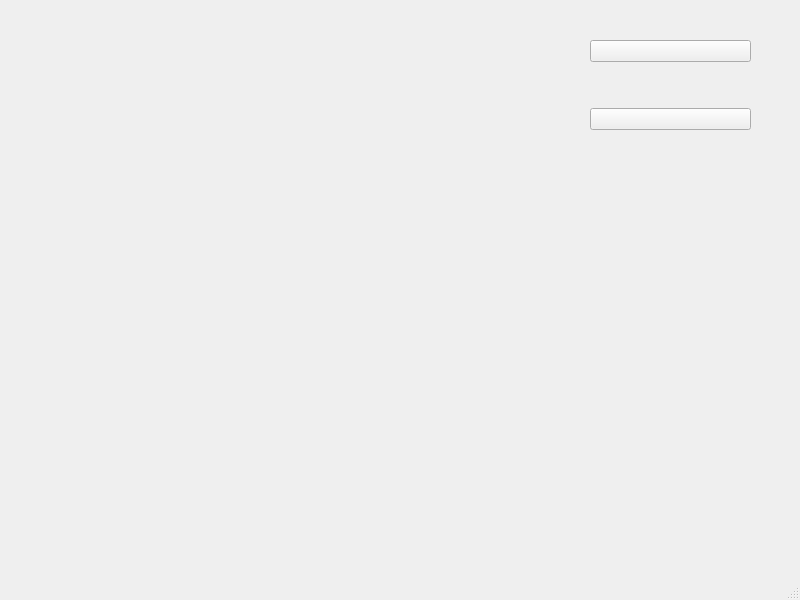
<?xml version="1.0" encoding="UTF-8"?>
<ui version="4.0">
 <class>MainWindow</class>
 <widget class="QMainWindow" name="MainWindow">
  <property name="geometry">
   <rect>
    <x>0</x>
    <y>0</y>
    <width>800</width>
    <height>600</height>
   </rect>
  </property>
  <property name="maximumSize">
   <size>
    <width>800</width>
    <height>600</height>
   </size>
  </property>
  <property name="windowTitle">
   <string>MainWindow</string>
  </property>
  <widget class="QWidget" name="centralwidget">
   <widget class="QSplitter" name="splitter">
    <property name="geometry">
     <rect>
      <x>590</x>
      <y>0</y>
      <width>161</width>
      <height>171</height>
     </rect>
    </property>
    <property name="orientation">
     <enum>Qt::Horizontal</enum>
    </property>
    <widget class="QWidget" name="">
     <layout class="QVBoxLayout" name="verticalLayout">
      <item>
       <widget class="QPushButton" name="pushButton_2">
        <property name="text">
         <string/>
        </property>
        <property name="icon">
         <iconset>
          <normaloff>../../../Загрузки/qubodup_Cog_cogwheel_gear_Zahnrad_6.svg</normaloff>../../../Загрузки/qubodup_Cog_cogwheel_gear_Zahnrad_6.svg</iconset>
        </property>
       </widget>
      </item>
      <item>
       <widget class="QPushButton" name="pushButton">
        <property name="text">
         <string/>
        </property>
        <property name="icon">
         <iconset>
          <selectedoff>../../../Загрузки/play-button-image-transparent-19.png</selectedoff>
         </iconset>
        </property>
       </widget>
      </item>
     </layout>
    </widget>
   </widget>
  </widget>
  <widget class="QMenuBar" name="menubar">
   <property name="geometry">
    <rect>
     <x>0</x>
     <y>0</y>
     <width>800</width>
     <height>22</height>
    </rect>
   </property>
  </widget>
  <widget class="QStatusBar" name="statusbar"/>
 </widget>
 <resources/>
 <connections/>
</ui>
